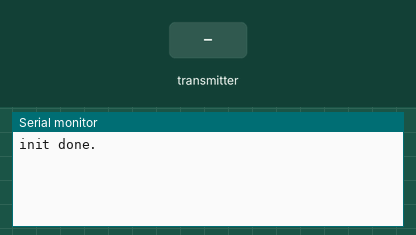
A sketch run on a simulated Arduino Uno, built with avr-gcc and run on an emulated ATmega328P. Parts: the last lines printed to the serial monitor. The inputs (shaded band) are chosen by the test bench. No radio packets arrive unless stated.

Above: at 1.2 s.
1.3 s: the transmitter starts sending msg = 0
At 1.37 s:
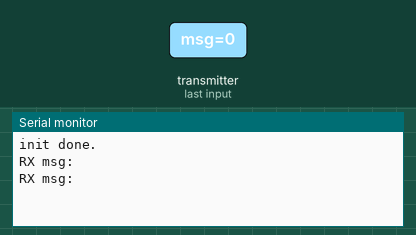
3.2 s: the transmitter starts sending msg = 1
At 3.27 s:
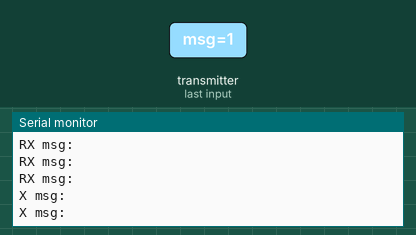

The sketch:

gyroball_receiver.ino
```cpp
#include <RF24.h>
#include <RF24_config.h>
#include <nRF24L01.h>
#include <printf.h>
#include <SPI.h>
#include <L298NX2.h>

#define DRIVER_ANALOG_IN1_A A0 // gyro analog inut
#define DRIVER_ANALOG_IN2_A A1
#define DRIVER_ANALOG_IN1_B A2
#define DRIVER_ANALOG_IN2_B A3

#define NRF_CE 9 // rf pin init
#define NRF_SCN 10
#define NRF_SCK 13
#define NRF_MOSI 11
#define NRF_MISO 12

// receiver init
int msg = 0;
RF24 receiver(NRF_CE, NRF_SCN);
byte read_address[6] = "sender";

struct Packet {
  uint8_t id;
  uint32_t data;
  uint32_t failTx_C;
};
Packet _packetData;

// moter init
L298NX2 driver(DRIVER_ANALOG_IN1_A, DRIVER_ANALOG_IN2_A, DRIVER_ANALOG_IN1_B, DRIVER_ANALOG_IN2_B);

void setup() {
  Serial.begin(9600);
  if(receiver.begin()) {
    receiver.openReadingPipe(1, read_address);
    receiver.startListening();
    Serial.println("init done.");
  }
}

void loop() {
 if(!receiver.available()) return;
  receiver.read(&msg, sizeof(msg));
  Serial.println("RX msg: "+msg);
}
```

Measured:
- after the input at 1.3 s, the serial monitor: prints a new line at once (image 1)
- after the input at 3.2 s, the serial monitor: prints a new line at once (image 2)
